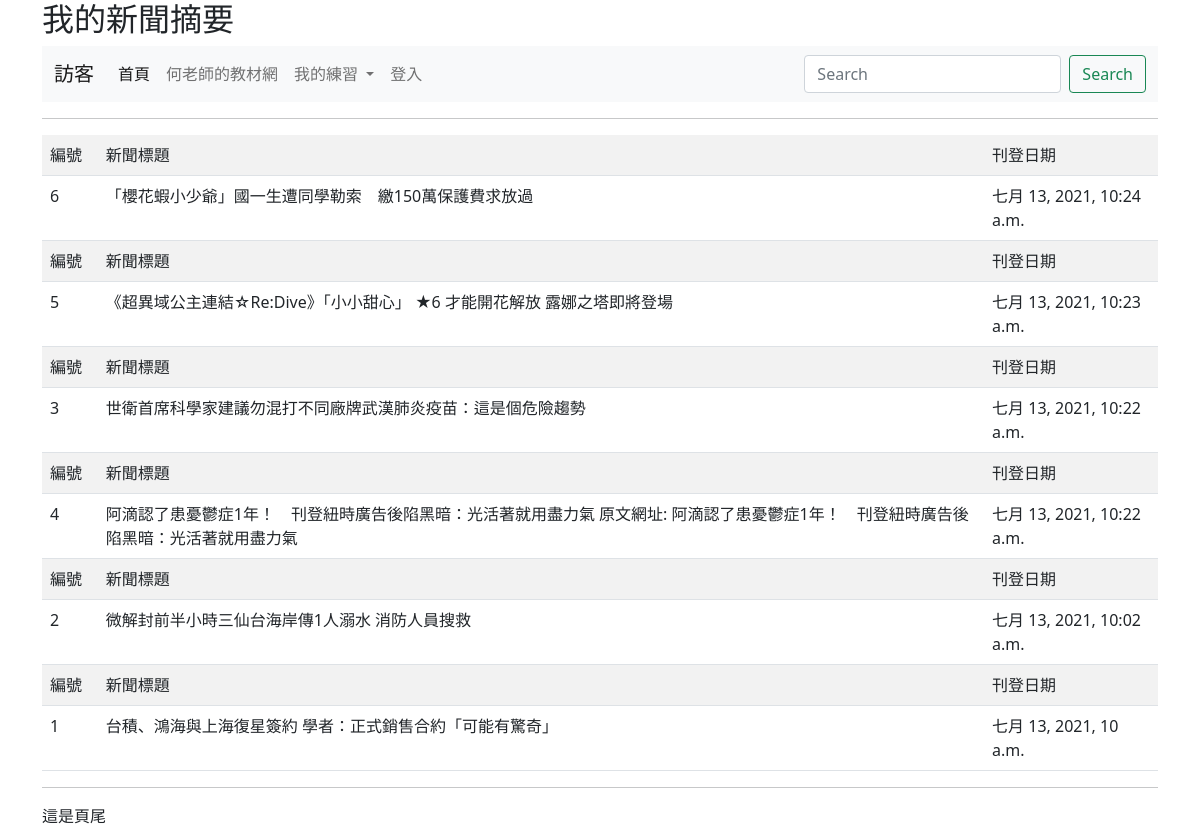
Page /news/ on the committed database.
### mysite/models.py (models this page shows, shortened)
class Post(models.Model):
	title = models.CharField(max_length=200)
	body = models.TextField()
	pub_date = models.DateTimeField(default=timezone.now)
	class Meta:
		ordering = ('-pub_date',)

### mysite/views.py (the view)
# urls.py: path('news/', views.news),
def news(request):
	posts = Post.objects.all()
	return render(request, "news.html", locals())

### templates/news.html (shortened to what this page needs)
{% extends "base.html" %}
{% block main %}
	<hr>
	<table class="table table-striped">
		{% for post in posts %}
		<tr>
			<td width="5%">編號</td><td>新聞標題</td><td>刊登日期</td>
		</tr>
			<tr>
				<td>{{ post.id }}</td>
				{% if request.user.is_authenticated %}
					<td><a href="/show/{{post.id}}">{{ post.title }}</a></td>
				{%else%}
					<td><a>{{ post.title }}</a></td>
				{%endif%}
				<td>{{post.pub_date}}</td>
			</tr>
		{% endfor %}
	</table>
{% endblock %}

### rows in the picture
Post: id "6", title "「櫻花蝦小少爺」國一生遭同學勒索 繳150萬保護費求放過", pub_date "七月 13, 2021, 10:24 a.m."
Post: id "5", title "《超異域公主連結☆Re:Dive》「小小甜心」 ★6 才能開花解放 露娜之塔即將登場", pub_date "七月 13, 2021, 10:23 a.m."
Post: id "3", title "世衛首席科學家建議勿混打不同廠牌武漢肺炎疫苗：這是個危險趨勢", pub_date "七月 13, 2021, 10:22 a.m."
Post: id "4", title "阿滴認了患憂鬱症1年！ 刊登紐時廣告後陷黑暗：光活著就用盡力氣 原文網址: 阿滴認了患憂鬱症1年！ 刊登紐時廣告後陷黑暗：光活著就用盡力氣", pub_date "七月 13, 2021, 10:22 a.m."
Post: id "2", title "微解封前半小時三仙台海岸傳1人溺水 消防人員搜救", pub_date "七月 13, 2021, 10:02 a.m."
Post: id "1", title "台積、鴻海與上海復星簽約 學者：正式銷售合約「可能有驚奇」", pub_date "七月 13, 2021, 10 a.m."
